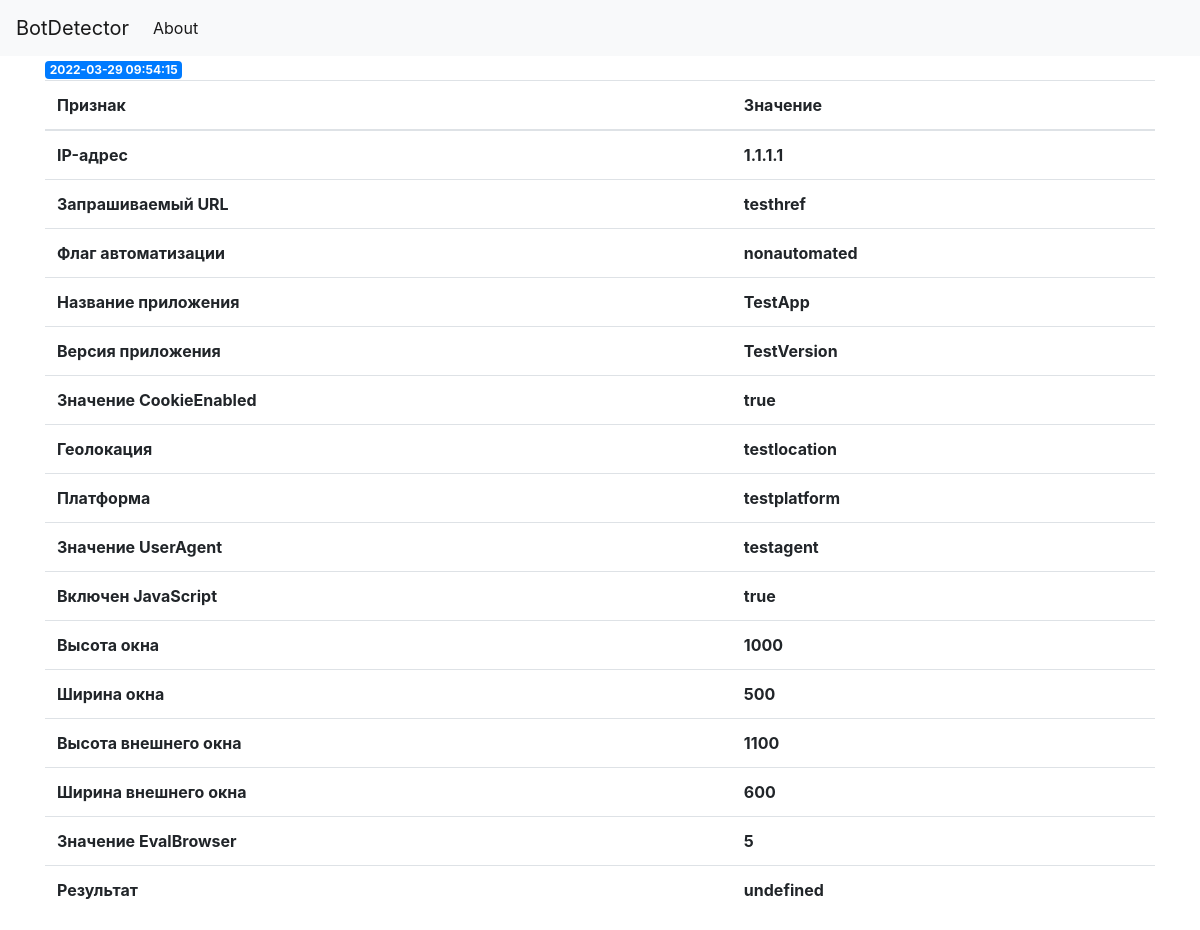
/1, run on an earlier commit of the app's database.
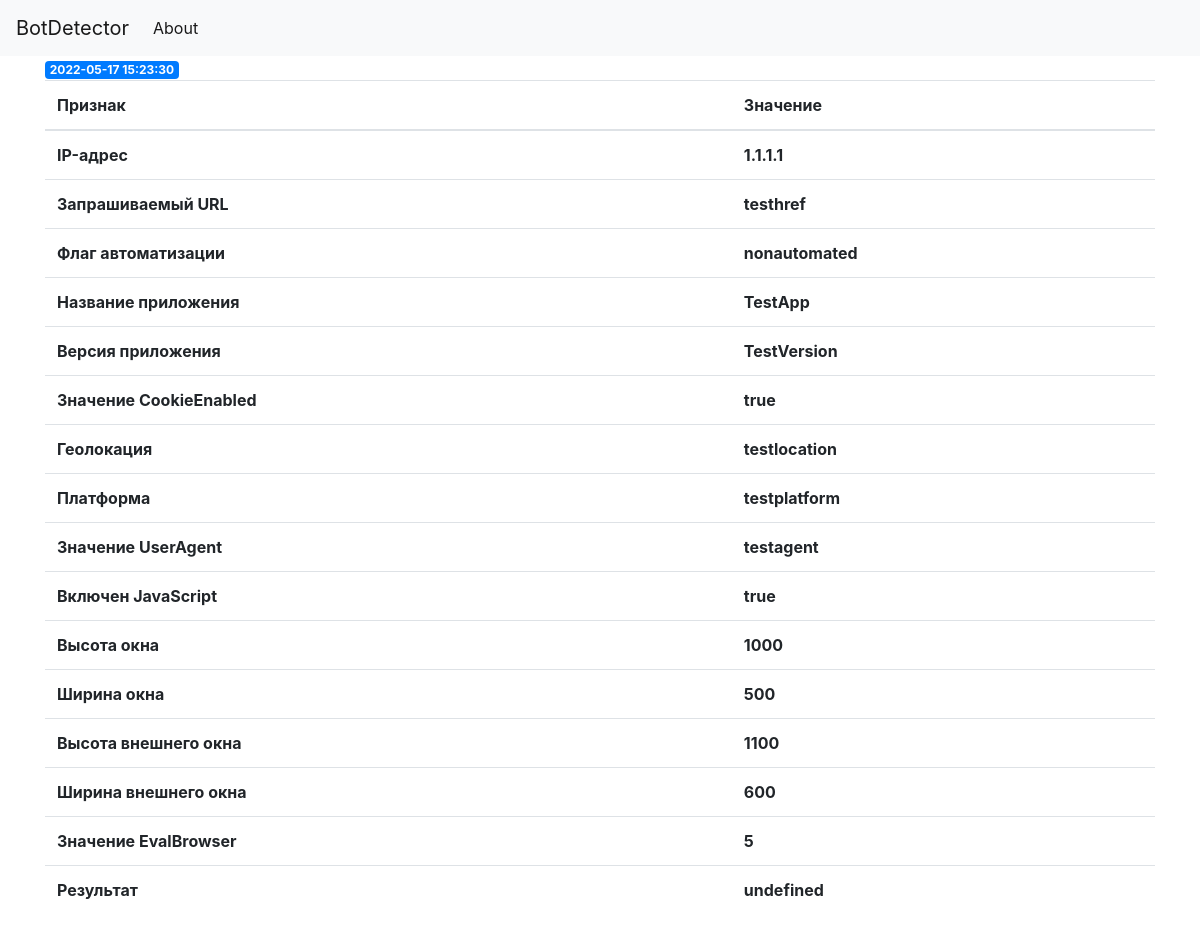
And on a later commit of the database.
### tables this page shows
CREATE TABLE data (
    id INTEGER PRIMARY KEY AUTOINCREMENT,
    created TIMESTAMP NOT NULL DEFAULT CURRENT_TIMESTAMP,
    ip TEXT NOT NULL,
    url TEXT NOT NULL,
    isAutomated TEXT NOT NULL,
    appName TEXT NOT NULL,
    appVersion TEXT NOT NULL,
    cookieEnabled TEXT NOT NULL,
    geolocation TEXT NOT NULL,
    platform TEXT NOT NULL,
    userAgent TEXT NOT NULL,
    javaEnabled TEXT NOT NULL,
    Height INTEGER NOT NULL,
    Width INTEGER NOT NULL,
    OutHeight INTEGER NOT NULL,
    OutWidth INTEGER NOT NULL,
    Opener TEXT NOT NULL,
    evalBrowser INTEGER NOT NULL,
    result TEXT NOT NULL DEFAULT 'undefined'
);

### app.py (the view)
@app.route('/<int:post_id>')
def post(post_id):
    post = module.get_data(post_id)
    return render_template('post.html', post=post)

### import_module.py (called while the page is built)
def get_db_connection():
    conn = sqlite3.connect('database.db')
    conn.row_factory = sqlite3.Row
    return conn

def get_data(post_id):
    conn = get_db_connection()
    post = conn.execute('SELECT * FROM data WHERE id = ?',
                        (post_id,)).fetchone()
    conn.close()
    if post is None:
        abort(404)
    return post

### templates/post.html
{% extends 'base.html' %}
{% block content %}
<span class="badge badge-primary">{{ post['created'] }}</span>
<table class="table">
  <thead>
    <tr>
      <th scope="col">Признак</th>
      <th scope="col">Значение</th>
    </tr>
  </thead>
  <tbody>
    <tr>
      <th scope="row">IP-адрес</th>
      <th scope="row">{{ post['ip'] }}</th>
    </tr>
    <tr>
      <th scope="row">Запрашиваемый URL</th>
      <th scope="row">{{ post['url'] }}</th>
    </tr>
    <tr>
      <th scope="row">Флаг автоматизации</th>
      <th scope="row">{{ post[4] }}</th>
    </tr>
    <tr>
      <th scope="row">Название приложения</th>
      <th scope="row">{{ post['AppName'] }}</th>
    </tr>
    <tr>
      <th scope="row">Версия приложения</th>
      <th scope="row">{{ post['AppVersion'] }}</th>
    </tr>
    <tr>
      <th scope="row">Значение CookieEnabled</th>
      <th scope="row">{{ post['CookieEnabled'] }}</th>
    </tr>
    <tr>
      <th scope="row">Геолокация</th>
      <th scope="row">{{ post['Geolocation'] }}</th>
    </tr>
    <tr>
      <th scope="row">Платформа</th>
      <th scope="row">{{ post['Platform'] }}</th>
    </tr>
    <tr>
      <th scope="row">Значение UserAgent</th>
      <th scope="row">{{ post['UserAgent'] }}</th>
    </tr>
    <tr>
      <th scope="row">Включен JavaScript</th>
      <th scope="row">{{ post['JavaEnabled'] }}</th>
    </tr>
    <tr>
      <th scope="row">Высота окна</th>
      <th scope="row">{{ post[12] }}</th>
    </tr>
    <tr>
      <th scope="row">Ширина окна</th>
      <th scope="row">{{ post[13] }}</th>
    </tr>
    <tr>
      <th scope="row">Высота внешнего окна</th>
      <th scope="row">{{ post[14] }}</th>
    </tr>
    <tr>
      <th scope="row">Ширина внешнего окна</th>
      <th scope="row">{{ post[15] }}</th>
    </tr>
    <tr>
      <th scope="row">Значение EvalBrowser</th>
      <th scope="row">{{ post['EvalBrowser'] }}</th>
    </tr>
    <tr>
      <th scope="row">Результат</th>
      <th scope="row">{{ post['result'] }}</th>
    </tr>
  </tbody>
</table>
{% endblock %}

### templates/base.html (shortened to what this page needs)
<!doctype html>
<html lang="en">
  <head>
    <link rel="stylesheet" href="{{ url_for('static', filename= 'css/style.css') }}">
  </head>
  <body>
    <nav class="navbar navbar-expand-md navbar-light bg-light">
        <a class="navbar-brand" href="{{ url_for('index')}}">BotDetector</a>
        <div class="collapsintegrity="sha384-ggOyR0iXCbMQv3Xipma34MD+dH/1fQ784/j6cY/iJTQUOhcWr7x9JvoRxT2MZw1T"e navbar-collapse" id="navbarNav">
            <ul class="navbar-nav">
            <li class="nav-item active">
                <a class="nav-link" href="#">About</a>
            </li>
            </ul>
        </div>
    </nav>
    <div class="container">
        {% block content %} {% endblock %}
    </div>
  </body>
</html>

What changed in the data, as far as the page shows it:
changed data "testhref": created "2022-03-29 09:54:15" → "2022-05-17 15:23:30"
